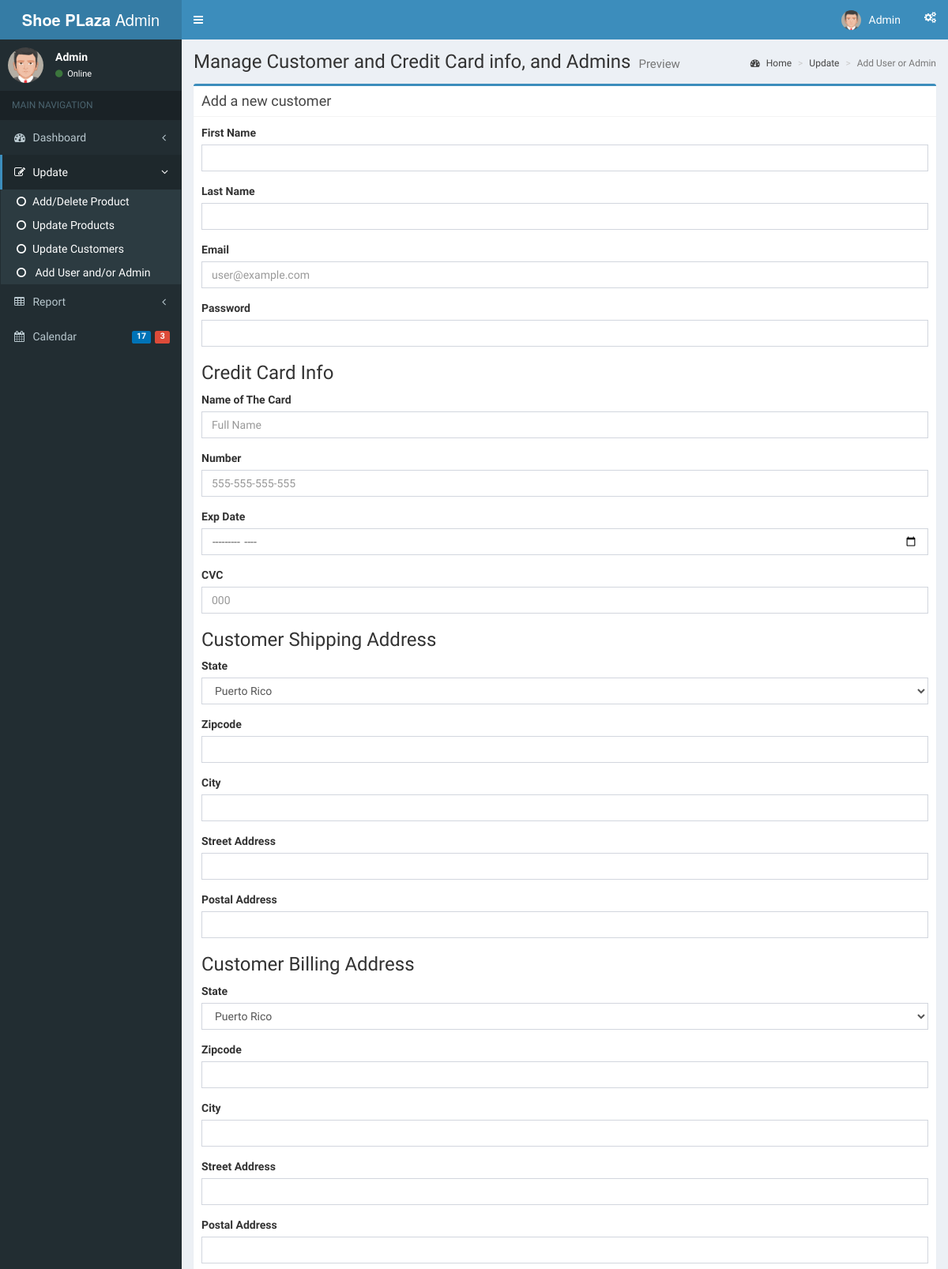
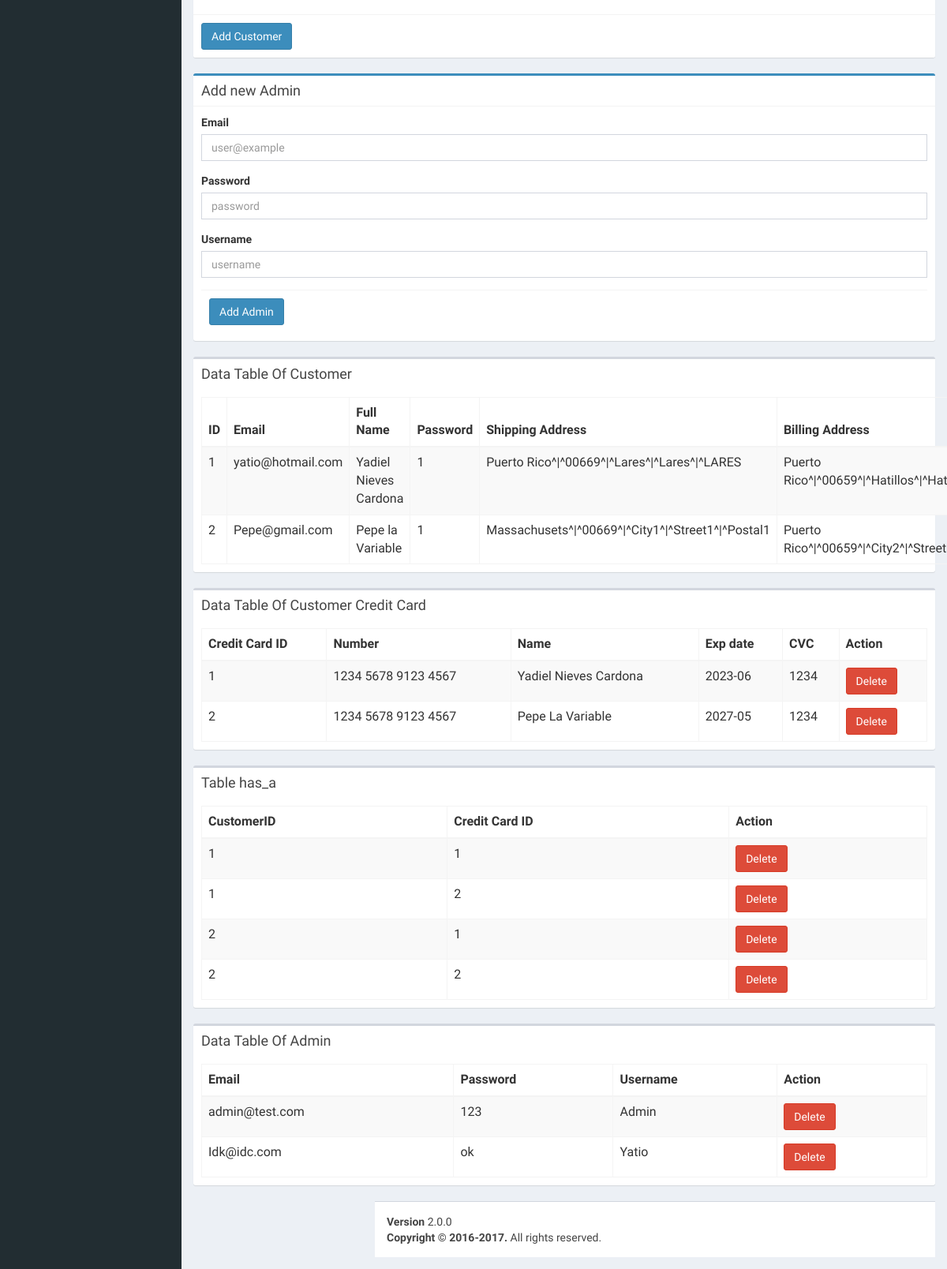
The page /admin/pages/forms/general2.php on the database its author committed (2 pictures, top to bottom).
### tables this page shows
CREATE TABLE `customer` (
  `CustomerID` int(11) NOT NULL,
  `Email` varchar(30) NOT NULL,
  `Full_Name` varchar(60) NOT NULL,
  `Password` varchar(25) NOT NULL,
  `Shipping_Address` varchar(150) NOT NULL,
  `Billing_Address` varchar(150) NOT NULL,
  `Status` int(1) NOT NULL
);

CREATE TABLE `customer_credit_card` (
  `Credit_Card_ID` int(10) NOT NULL,
  `Number` varchar(20) NOT NULL,
  `Name` varchar(75) NOT NULL,
  `Exp_Date` varchar(10) NOT NULL,
  `CVC` char(5) NOT NULL
);

CREATE TABLE `has_a` (
  `CustomerID` int(11) NOT NULL,
  `Credit_Card_ID` int(10) NOT NULL
);

### admin/pages/forms/general2.php (the view, shortened to what this page needs)
<?php
$db= mysqli_connect("localhost", "root", "", "shoeplaza");
?>
<?php
include 'recycle/topbar.php';
?>
  <div class="content-wrapper">
    <section class="content-header">
      <h1>
        Manage Customer and Credit Card info, and Admins
        <small>Preview</small>
      </h1>
      <ol class="breadcrumb">
        <li><a href="#"><i class="fa fa-dashboard"></i> Home</a></li>
        <li><a href="#">Update</a></li>
        <li class="active">Add User or Admin</li>
      </ol>
    </section>
    <section class="content">
      <div class="row">
        <div class="col-md-12">
          <div class="box box-primary">
            <div class="box-header with-border">
              <h3 class="box-title">Add a new customer</h3>
            </div>
            <form action="general2.php" method="post">
              <div class="box-body">
                <div class="form-group">
                  <label for="InputModel">First Name</label>
                  <input type="text" name="first" class="form-control" id="InputModel" placeholder="">
                </div>
                <div class="form-group">
                  <label for="InputCategory">Last Name</label>
                  <input type="text" name="last" class="form-control" id="InputCategory" placeholder="">
                </div>
                <div class="form-group">
                  <label for="Inputbrand">Email</label>
                  <input type="text" name="email" class="form-control" id="InputBrand" placeholder="user@example.com">
                </div>
                <div class="form-group">
                  <label for="InputGender">Password</label>
                  <input type="text" name="password" class="form-control" id="InputModel" placeholder="">
                </div>
                <h3 class="box-title">Credit Card Info</h3>
                <div class="form-group">
                  <label for="Inputprice">Name of The Card</label>
                  <input type="text" name="cardName" class="form-control" id="Inputprice" placeholder="Full Name">
                </div>
                <div class="form-group">
                  <label for="Inputprice">Number</label>
                  <input type="text" name="cardNumber" class="form-control" id="Inputprice" placeholder="555-555-555-555">
                </div>
                <div class="form-group">
                  <label for="Inputprice">Exp Date</label>
                  <input type="month" name="expCardDate" class="form-control" id="Inputprice" placeholder="2018-12-30">
                </div>
                <div class="form-group">
                  <label for="Inputprice">CVC</label>
                  <input type="text" name="cardCVC" class="form-control" id="Inputprice" placeholder="000">
                </div>
              <h3 class="box-title">Customer Shipping Address</h3>
                <div class="form-group">
                  <label for="InputSize">State</label>
                  <select name="state" class="form-control" id="InputSize" required autocomplete="off">
                    <option value="Puerto Rico">Puerto Rico</option>
                  </select>
                </div>
                <div class="form-group">
                  <label for="Inputquantity">Zipcode</label>
                  <input type="text" name="zipcode" class="form-control" id="InputquantityStock" placeholder="">
                </div>
                <div class="form-group">
                  <label for="InputSize">City</label>
                  <input type="text" name="shipCity" class="form-control" id="InputSize" placeholder="">
                </div>
                <div class="form-group">
                  <label for="Inputquantity">Street Address</label>
                  <input type="text" name="streetAddress" class="form-control" id="InputquantityStock" placeholder="">
                </div>
                <div class="form-group">
                  <label for="Inputquantity">Postal Address</label>
                  <input type="text" name="shipPostalAddress" class="form-control" id="InputquantityStock" placeholder="">
                </div>
                <h3 class="box-title">Customer Billing Address</h3>
                <div class="form-group">
                  <label for="InputSize">State</label>
                  <select name="stateBill" class="form-control" id="InputSize" required autocomplete="off">
                    <option value="Puerto Rico">Puerto Rico</option>
                  </select>
                </div>
                <div class="form-group">
                  <label for="Inputquantity">Zipcode</label>
                  <input type="text" name="zipcodebill" class="form-control" id="InputquantityStock" placeholder="">
                </div>
                <div class="form-group">
                  <label for="Inputquantity">City</label>
                  <input type="text" name="citybill" class="form-control" id="InputquantityStock" placeholder="">
                </div>
                <div class="form-group">
                  <label for="Inputquantity">Street Address</label>
                  <input type="text" name="streetAddressBill" class="form-control" id="InputquantityStock" placeholder="">
                </div>
                <div class="form-group">
                  <label for="Inputquantity">Postal Address</label>
                  <input type="text" name="postalAddress" class="form-control" id="InputquantityStock" placeholder="">
                </div>
              </div>
              <div class="box-footer">
                <button type="submit" name ="submit_customer" class="btn btn-primary">Add Customer</button>
              </div>
          </div>
          <form action="general2.php" method="post">
          <div class="box box-primary">
            <div class="box-header with-border">
              <h3 class="box-title">Add new Admin</h3>
            </div>
            <div class="box-body">
              <div class="form-group">
                <label for="InputproductID">Email</label>
                <input type="text" name="email_admin" class="form-control" id="Inputproduct_id" placeholder="user@example">
              </div>
              <div class="form-group">
                <label for="InputproductID">Password</label>
                <input type="text" name="password_admin" class="form-control" id="Inputproduct_id" placeholder="password">
              </div>
              <div class="form-group">
                <label for="InputproductID">Username</label>
                <input type="text" name="user_admin" class="form-control" id="Inputproduct_id" placeholder="username">
              </div>
              <div class="box-footer">
                <button type="submit" name ="submit_admin" class="btn btn-primary">Add Admin</button>
              </div>
            </div>
            </form>
          </div>
          <div class="row">
            <div class="col-md-12">
          <div class="box">
            <div class="box-header">
              <h3 class="box-title">Data Table Of Customer </h3>
            </div>
            <div class="box-body">
              <?php
              $sql ="SELECT * FROM customer";
              $result=mysqli_query($db,$sql);
              ?>
            <table class="table table-bordered table-striped">
                  <thead>
                    <tr>
                    <form method="post" action="general2.php">
                    <th>ID</th>
                    <th>Email</th>
                    <th>Full Name</th>
                    <th>Password</th>
                    <th>Shipping Address</th>
                    <th>Billing Address</th>
                    </tr>
                  </thead>
                  <tbody>
                    <?php
                  while ($row =mysqli_fetch_array($result)) {
                    ?>
                    <tr>
                    <td><?php echo $row["CustomerID"]; ?></td>
                    <td><?php echo $row["Email"]; ?></td>
                    <td><?php echo $row["Full_Name"]; ?></td>
                    <td><?php echo $row["Password"]; ?></td>
                    <td><?php echo $row["Shipping_Address"]; ?></td>
                    <td><?php echo $row["Billing_Address"]; ?></td>
                    </tr>
                <?php  } ?>
                  </table>
            </div>
          </div>
          </div>
        </div>
          <div class="box">
            <div class="box-header">
              <h3 class="box-title">Data Table Of Customer Credit Card</h3>
            </div>
            <div class="box-body">
                  <?php
                  $sql ="SELECT * FROM customer_credit_card";
                  $result=mysqli_query($db,$sql);
                  ?>
            <table class="table table-bordered table-striped">
                  <thead>
                  <tr>
                  <form method="post" action="general2.php">
                  <th>Credit Card ID</th>
                  <th>Number</th>
                  <th>Name</th>
                  <th>Exp date</th>
                  <th>CVC</th>
                  <th>Action</th>
                  </tr>
                  </thead>
                  <tbody>
                    <?php
                  while ($row =mysqli_fetch_array($result)) {
                    ?>
                    <tr>
                    <td><?php echo $row["Credit_Card_ID"]; ?></td>
                    <td><?php echo $row["Number"]; ?></td>
                    <td><?php echo $row["Name"]; ?></td>
                    <td><?php echo $row["Exp_Date"]; ?></td>
                    <td><?php echo $row["CVC"]; ?></td>
                    <td> <button class="btn btn-danger" name="delete_card" value=" <?=$row["Credit_Card_ID"]?>"> Delete</button></td>
                    </tr>
                <?php  } ?>
                  </table>
            </div>
          </div>
          <div class="box">
            <div class="box-header">
              <h3 class="box-title">Table has_a</h3>
            </div>
            <div class="box-body">
                  <?php
                  $sql ="SELECT * FROM has_a";
                  $result=mysqli_query($db,$sql);
                  ?>
            <table class="table table-bordered table-striped">
                  <thead>
                  <form method="post" action="general2.php">
                  <tr>
                  <th>CustomerID</th>
                  <th>Credit Card ID</th>
                  <th>Action</th>
                  </tr>
                  </thead>
                  <tbody>
                  <?php
                  while ($row =mysqli_fetch_array($result)) {
                    ?>
                    <tr>
                    <td><?php echo $row["CustomerID"];  ?></td>
                    <td><?php echo $row["Credit_Card_ID"]; ?></td>
                    <td> <button class="btn btn-danger" name="delete_has" value=" <?=$row["CustomerID"]?>"> Delete</button></td>
                    </tr>
                <?php  } ?>
                  </table>
            </div>
          </div>
          <div class="box">
            <div class="box-header">
              <h3 class="box-title">Data Table Of Admin</h3>
            </div>
            <div class="box-body">
                  <?php
                  $sql ="SELECT * FROM admin";
                  $result=mysqli_query($db,$sql);
                  ?>
            <table class="table table-bordered table-striped">
                  <thead>
                    <form method="post" action="general2.php">
                  <tr>
                  <th>Email</th>
                  <th>Password</th>
                  <th>Username</th>
                  <th>Action</th>
                  </tr>
                  </thead>
                  <tbody>
                  <?php
                  while ($row =mysqli_fetch_array($result)) {
                    ?>
                    <tr>
                    <td><?php echo $row["email"];  ?></td>
                    <td><?php echo $row["password"]; ?></td>
                    <td><?php echo $row["username"]; ?></td>
                    <td> <button class="btn btn-danger" name="delete_admin" value=" <?=$row["AdminID"]?>"> Delete</button></td>
                    </tr>
                <?php  } ?>
                  </table>
            </div>
          </div>
<?php include 'recycle/footer.php'; ?>
</body>
</html>

### rows shown on the page
customer: CustomerID "1", Email "yatio@hotmail.com", Full_Name "Yadiel Nieves Cardona", Password "1", Shipping_Address "Puerto Rico^|^00669^|^Lares^|^Lares^|^LARES", Billing_Address "Puerto…"
customer: CustomerID "2", Email "Pepe@gmail.com", Full_Name "Pepe la Variable", Password "1", Shipping_Address "Massachusets^|^00669^|^City1^|^Street1^|^Postal1", Billing_Address "Puerto…"
customer_credit_card: Credit_Card_ID "1", Number "1234 5678 9123 4567", Name "Yadiel Nieves Cardona", Exp_Date "2023-06", CVC "1234"
customer_credit_card: Credit_Card_ID "2", Number "1234 5678 9123 4567", Name "Pepe La Variable", Exp_Date "2027-05", CVC "1234"
has_a: CustomerID "1", Credit_Card_ID "1"
has_a: CustomerID "1", Credit_Card_ID "2"
has_a: CustomerID "2", Credit_Card_ID "1"
has_a: CustomerID "2", Credit_Card_ID "2"

### other values the page prints
$row["email"] "admin@test.com"
$row["password"] "123"
$row["username"] "Admin"
$row["email"] "Idk@idc.com"
$row["password"] "ok"
$row["username"] "Yatio"
